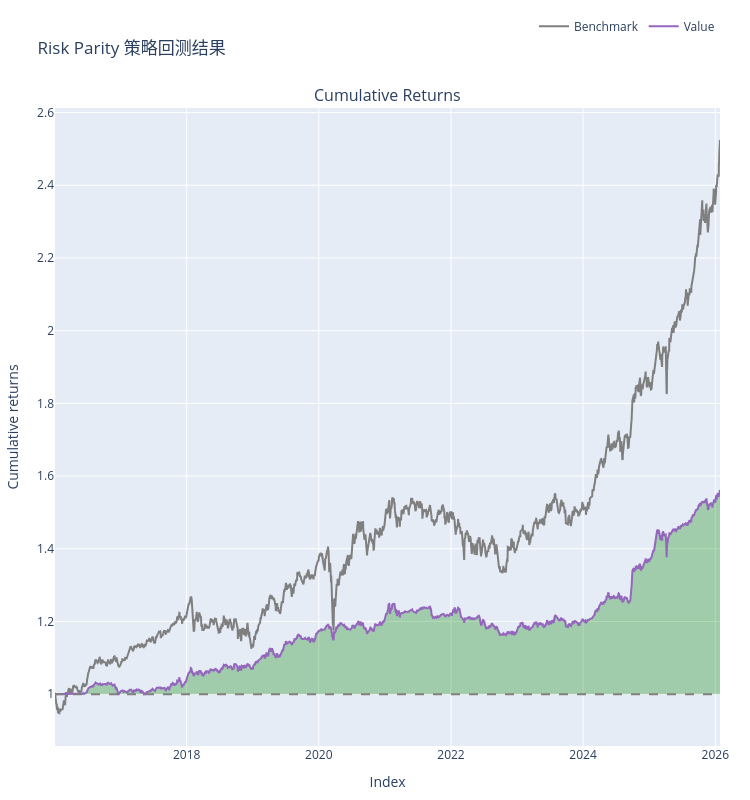

Notebook code for this chart:
### Code cell
# 可视化结果
rp_viz = BacktestVisualizer(rp_result)
rp_viz.print_metrics()
rp_viz.plot_summary()

### Figure 1 — Plotly figure (JSON) as saved in the notebook; plotly's stock layout.template omitted (floating-point values rounded to 4 significant figures; data arrays with more than 128 entries replaced by an {"elided": "..."} marker saying what was removed)
{"data": [{"legendgroup": "0", "line": {"color": "#7f7f7f"}, "name": "Benchmark", "showlegend": true, "type": "scatter", "uid": "9baedc0c-30ec-4bc1-8cd3-1fca8c20a3db", "x": {"elided": "2447 str values"}, "xaxis": "x", "y": {"elided": "2447 float values"}, "yaxis": "y"}, {"hoverinfo": "skip", "legendgroup": "1", "line": {"color": "rgba(0, 0, 0, 0)", "width": 0}, "opacity": 0, "showlegend": false, "type": "scatter", "uid": "095a6b5a-047b-4f88-855c-6e39538ed9dd", "x": {"elided": "2447 str values"}, "xaxis": "x", "y": {"elided": "2447 int values"}, "yaxis": "y"}, {"connectgaps": false, "fill": "tonexty", "fillcolor": "rgba(0, 128, 0, 0.3)", "hoverinfo": "skip", "legendgroup": "1", "line": {"color": "rgba(0, 0, 0, 0)", "width": 0}, "opacity": 0, "showlegend": false, "type": "scatter", "uid": "0a0c3e15-1da2-4ab8-b2e4-106ec14a1ae8", "x": {"elided": "2447 str values"}, "xaxis": "x", "y": {"elided": "2447 float values"}, "yaxis": "y"}, {"hoverinfo": "skip", "legendgroup": "1", "line": {"color": "rgba(0, 0, 0, 0)", "width": 0}, "opacity": 0, "showlegend": false, "type": "scatter", "uid": "820303f3-3b32-4fa1-8c7f-b244c0552151", "x": {"elided": "2447 str values"}, "xaxis": "x", "y": {"elided": "2447 int values"}, "yaxis": "y"}, {"connectgaps": false, "fill": "tonexty", "fillcolor": "rgba(255, 0, 0, 0.3)", "hoverinfo": "skip", "legendgroup": "1", "line": {"color": "rgba(0, 0, 0, 0)", "width": 0}, "opacity": 0, "showlegend": false, "type": "scatter", "uid": "35db884c-cd7f-48f6-bfe1-7151e89771a1", "x": {"elided": "2447 str values"}, "xaxis": "x", "y": {"elided": "2447 float values"}, "yaxis": "y"}, {"legendgroup": "2", "line": {"color": "#9467bd"}, "name": "Value", "showlegend": true, "type": "scatter", "uid": "4c3c722b-aefb-4023-bf38-ea39fabbf9b1", "x": {"elided": "2447 str values"}, "xaxis": "x", "y": {"elided": "2447 float values"}, "yaxis": "y"}, {"hoverinfo": "skip", "legendgroup": "1", "line": {"color": "rgba(0, 0, 0, 0)", "width": 0}, "opacity": 0, "showlegend": false, "type": "scatter", "uid": "416c7338-616c-468c-a916-675e0137937d", "x": {"elided": "2447 str values"}, "xaxis": "x", "y": {"elided": "2447 int values"}, "yaxis": "y"}], "layout": {"annotations": [{"font": {"size": 16}, "showarrow": false, "text": "Cumulative Returns", "x": 0.5, "xanchor": "center", "xref": "paper", "y": 1, "yanchor": "bottom", "yref": "paper"}], "height": 800, "legend": {"orientation": "h", "traceorder": "normal", "x": 1, "xanchor": "right", "y": 1.105, "yanchor": "bottom"}, "margin": {"b": 30, "l": 30, "r": 30, "t": 30}, "shapes": [{"line": {"color": "gray", "dash": "dash"}, "type": "line", "x0": 0, "x1": 1, "xref": "paper", "y0": 1, "y1": 1, "yref": "y"}], "showlegend": true, "title": {"text": "Risk Parity 策略回测结果"}, "width": 750, "xaxis": {"anchor": "y", "domain": [0, 1], "title": {"text": "Index"}}, "yaxis": {"anchor": "x", "domain": [0, 1], "title": {"text": "Cumulative returns"}}}}
